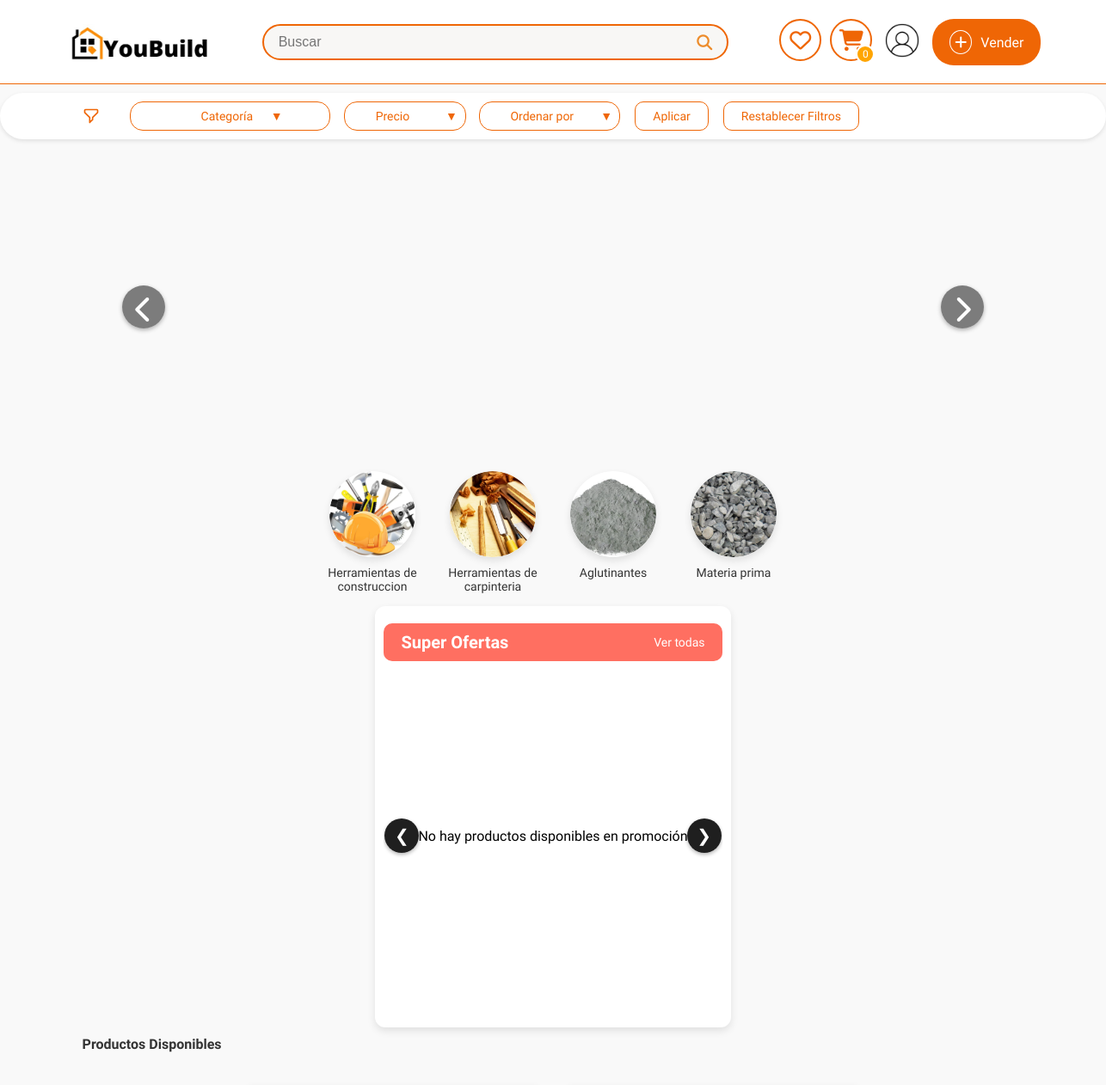
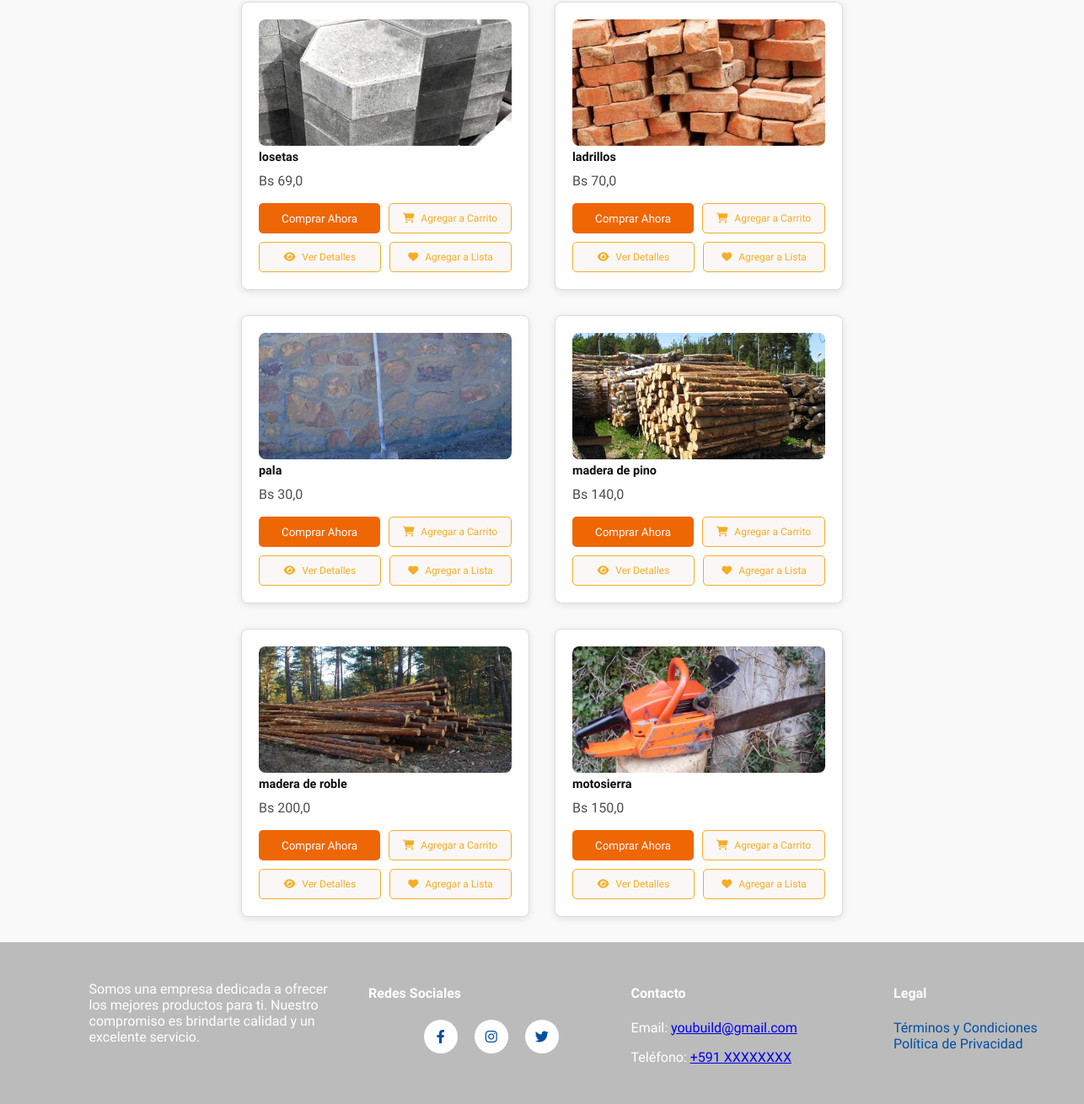
The app's page /buscar/ (signed in) with its own data (2 pictures, top to bottom).
### sistema/models.py (models this page shows, shortened)
class UsuarioDB(models.Model):
    user = models.OneToOneField(User, on_delete=models.CASCADE)
    nombre_completo = models.CharField(max_length=50, verbose_name="Nombre completo", null=True)
    municipio_fk = models.ForeignKey('MunicipioDB', on_delete=models.CASCADE, null=True, blank=True)
    direccion_1 = models.CharField(max_length=255, verbose_name="Dirección", null=True)
    telefono = models.CharField(
        max_length=15, verbose_name="Número de celular",
        validators=[RegexValidator(regex=r'^\+?1?\d{9,15}$', message="El número debe estar en el formato: '+59199999999'. Hasta 15 dígitos.")]
    )
    imagen_perfil = models.ImageField(upload_to='perfil/', null=True, blank=True, default='perfil/perfil.png',verbose_name="Foto de perfil")
    qr_imagen = models.ImageField(upload_to='qr/', null=True, blank=True, verbose_name="Código QR")
    intentos_fallidos_password = models.IntegerField(default=0)
    bloqueo_password_hasta = models.DateTimeField(null=True, blank=True)
    class Meta:
        verbose_name = "Perfil de Usuario"
        verbose_name_plural = "Perfiles de Usuarios"

class CategoriaDb(models.Model):
    nombre = models.CharField(max_length=50, verbose_name="Nombre de la categoría")
    imagen = models.ImageField(upload_to='categorias/', null=True, blank=True, verbose_name="Imagen de la categoría")  # Campo de imagen
    class Meta:
        verbose_name = "Categoría"
        verbose_name_plural = "Categorías"

class ProductoDb(models.Model):
    ESTADO_CHOICES = [
        ('disponible', 'Disponible'),
        ('promocion', 'En Promoción'),
        ('vendido', 'Vendido'),
    ]
    nombre = models.CharField(max_length=50, verbose_name="Nombre")
    detalle = models.TextField(max_length=500, verbose_name="Detalle")
    precio = models.FloatField(verbose_name="Precio", validators=[MinValueValidator(0.0), MaxValueValidator(99999.9)])
    descuento = models.FloatField(default=0.0, validators=[MinValueValidator(0.0), MaxValueValidator(100.0)], verbose_name="Descuento (%)")
    estado = models.CharField(max_length=10, choices=ESTADO_CHOICES, default='disponible', verbose_name="Estado del Producto")
    fecha_inicio_promocion = models.DateTimeField(null=True, blank=True, verbose_name="Inicio de Promoción")
    fecha_fin_promocion = models.DateTimeField(null=True, blank=True, verbose_name="Fin de Promoción")
    disponible = models.BooleanField(default=True, verbose_name="Disponible para la venta")  # Para activar o desactivar el producto manualmente
    categoria_fk = models.ForeignKey(CategoriaDb, on_delete=models.CASCADE, null=True, blank=True)
    usuario_fk = models.ForeignKey(UsuarioDB, on_delete=models.CASCADE, null=True, blank=True)
    municipio_fk = models.ForeignKey(MunicipioDB, on_delete=models.CASCADE, null=True, blank=True, verbose_name="Municipio")
    direccion_1 = models.CharField(max_length=255, verbose_name="Dirección 1", null=True, blank=True)
    visitas = models.PositiveIntegerField(default=0, verbose_name="Visitas")
    cantidad = models.IntegerField(default=1)
    class Meta:
        db_table = "productos"
        verbose_name = "Producto"
        verbose_name_plural = "Productos"

class ImagenProductoDB(models.Model):
    producto_fk = models.ForeignKey(ProductoDb, on_delete=models.CASCADE, related_name="imagenes")
    imagen = models.ImageField(upload_to="productos", null=True)
    class Meta:
        verbose_name = "Imagen"
        verbose_name_plural = "Imágenes"

### sistema/views.py (the view)
# urls.py: path('buscar/', buscar_view, name='buscar'),
def buscar_view(request):
    q = request.GET.get('q', '')
    productos = ProductoDb.objects.filter(nombre__icontains=q)
    categorias = CategoriaDb.objects.all()
    favoritos_ids = []
    pag = 'index.html'
    if request.user.is_authenticated:
        pag = 'home.html'
        favoritos_ids = ListaFavoritosDB.objects.filter(usuario=request.user.usuariodb).values_list('producto_id', flat=True)
        print("Productos en favoritos:", list(favoritos_ids))
    request.session['productos_busqueda'] = [producto.id for producto in productos]
    return render(request, pag, {'producto': productos, 'categorias': categorias, "favoritos_ids": favoritos_ids,})

### sistema/templates/home.html (shortened to what this page needs)
<!DOCTYPE html>
{% extends 'layoutReg.html' %}
{% load static %}
{% block extra_styles %}
<link rel="stylesheet" href="{% static 'resultadosVacios.css' %}" />
<link rel="stylesheet" href="{% static 'style.css' %}" />
<link rel="stylesheet" href="{% static 'listaProduct.css' %}" />
<link rel="stylesheet" href="{% static 'filtros.css' %}" />
<link rel="stylesheet" href="{% static 'Categorias.css' %}" />
<link rel="stylesheet" href="{% static 'CarruselOfert.css' %}" />
{% endblock %}
{% block content %}
<main>
  <form id="filtro-form" method="POST" action="{% url 'filtro_productos' %}">
    <div class="filtros">
        <select id="categoria" name="categoria">
            <option value="" style="display: none;">Categoría&nbsp;&nbsp;&nbsp;&nbsp;&nbsp;&nbsp;▼</option>
        </select>
        <select id="precio" name="precio" onchange="updatePrices()">
            <option value="" style="display: none;">Precio&nbsp;&nbsp;&nbsp;&nbsp;&nbsp;&nbsp;&nbsp;&nbsp;&nbsp;&nbsp;&nbsp;&nbsp;▼</option>
        </select>
        <select id="ordenar" name="ordenar">
            <option value="" style="display: none;">Ordenar por&nbsp;&nbsp;&nbsp;&nbsp;&nbsp;&nbsp;&nbsp;&nbsp;&nbsp;▼</option>
        </select>
        <button id ="aplicar-filtros" type="submit">Aplicar</button>
        <button id="reset-filtros" type="button" onclick="reestablecerFiltros()">Restablecer Filtros</button>
    </div>
  </form>
  <div class="carousel-container">
    <button class="carousel-button prev">
      <i class="fas fa-chevron-left"></i>
    </button>
    <button class="carousel-button next">
      <i class="fas fa-chevron-right"></i>
    </button>
  </div>
<div class="categories-section">
    <form id="categoria-filtro-form" method="POST" action="{% url 'filtro_productos' %}">
      <div class="categories-container">
        {% for categoria in categorias %}
          <button type="button" class="category-item" name="categoria" value="{{ categoria.id }}" onclick="filtrarPorCategoria('{{ categoria.id }}')">
            <img src="{{ categoria.imagen.url }}" alt="{{ categoria.nombre }}">
            <p class="category-name">{{ categoria.nombre }}</p>
          </button>
        {% endfor %}
      </div>
    </form>
  </div>
  <div class="super-offers-carousel">
    <div class="super-offers-header">
        <span class="super-offers-title">Super Ofertas</span>
        <a href="#" class="super-offers-view-all">Ver todas</a>
    </div>
    <div class="super-offers-content">
        <button class="super-offers-btn super-offers-left-btn">&#10094;</button>
        {% if productos_oferta %}
            {% for producto in productos_oferta %}
                {% if producto.estado == "promocion" %}
                    <div class="super-offers-item">
                        {% if producto.imagenes.exists %}
                            <img src="{{ producto.imagenes.first.imagen.url }}" alt="{{ producto.nombre }}">
                        {% else %}
                            <img src="{% static 'path/to/default_image.jpg' %}" alt="{{ producto.nombre }}">
                        {% endif %}
                        <div class="super-offers-details">
                            <h3>{{ producto.nombre }}</h3>
                            <p class="super-offers-original-price">Bs {{ producto.precio }}</p>
                            <p class="super-offers-discounted-price">Bs {{ producto.precio_final }}</p>
                            <p class="super-offers-discount-rate">{{ producto.descuento }} % OFF</p>
                            <button class="super-offers-details-btn">Ver Detalles</button>
                        </div>
                    </div>
                {% endif %}
            {% endfor %}
        {% else %}
            <div class="super-offers-no-products">
                <p>No hay productos disponibles en promoción</p>
            </div>
        {% endif %}
        <button class="super-offers-btn super-offers-right-btn">&#10095;</button>
    </div>
  </div>
  <h2 class="products-title">Productos Disponibles</h2>
  <div class="products-container">
    {% for producto in producto %}
      <div class="product">
          <img src="{{ producto.imagenes.first.imagen.url }}" alt="{{ producto.nombre }}" />
          <h3>{{ producto.nombre }}</h3>
          <p>Bs {{ producto.precio }}</p>
          <div class="buttons-container">
              <div class="button-row">
                  <button class="btn buy-now">Comprar Ahora</button>
                  <button class="btn add-to-cart" onclick="agregarAlCarrito({{ producto.id }})">
                      <i class="fas fa-shopping-cart"></i> Agregar a Carrito
                  </button>
              </div>
              <div class="button-row">
                  <button class="btn add-to-view" onclick="verDetalles({{ producto.id }})">
                      <i class="fas fa-eye"></i> Ver Detalles
                  </button>
                  <button
                        class="btn add-to-list"
                        onclick="agregarAFavoritos({{ producto.id }})"
                        id="favorito-btn-{{ producto.id }}">
                        <i class="fas fa-heart"></i>
                        {% if producto.id in favoritos_ids %}
                            En Favoritos
                        {% else %}
                            Agregar a Lista
                        {% endif %}
                    </button>
              </div>
          </div>
      </div>
    {% endfor %}
  </div>
</main>
{% endblock %}

### sistema/templates/layoutReg.html (shortened to what this page needs)
{% load static %}
<html lang="en">
  <head>
    <link rel="stylesheet" href="https://cdnjs.cloudflare.com/ajax/libs/font-awesome/6.4.0/css/all.min.css" />
    <link rel="stylesheet" href="{% static 'style.css' %}" />
    <link rel="stylesheet" href="{% static 'layoutReg.css' %}" />
    <link rel="stylesheet" href="{% static 'topbar.css' %}">
    {% block extra_styles %}
    {% endblock %}
  </head>
  <body>
    <header>
      <div class="topbar-background">
      <div class="topbar-container">
        <div class="topbar-left">
          <a href="/home " class="logo"><img src="{% static 'logo.jpeg' %}" alt="Logo" width="125" /></a>
        </div>
        <div class="topbar-center">
          <form action="{% url 'buscar' %}" method="GET" onsubmit="return validateSearch()">
            <div class="search-box">
              <input type="text" placeholder="Buscar" name="q" maxlength="20" pattern="[A-Za-z0-9\s]+" required>
              <button><i class="fa fa-search"></i></button>
            </div>
          </form>
        </div>
        <div class="topbar-right">
          <a href="{% url 'listaFavoritos' %}" class="icon-btn"><i class="fa-regular fa-heart"></i></a>
          <a href="{% url 'Carrito' %}" class="icon-btn"><i class="fa fa-shopping-cart"></i><span class="cart-count">{{ cart_count }}</span></a>
          <div class="profile-menu-container">
            <a href="#" class="profile-icon" onclick="toggleMenu(event)">
                <img src="{{ usuario.imagen_perfil.url }}" alt="Foto de Perfil" class="profile-pic" />
            </a>
          </div>
          <a href="{% url 'vender' %}" class="btn-sell">
            <i class="fas fa-plus"></i> Vender
          </a>
        </div>
      </div>
    </header>
    <div>
      {% block content %}{% endblock %}
    </div>
    <footer>
      <div class="footer-container">
        <div class="footer-description">
          <p>Somos una empresa dedicada a ofrecer los mejores productos para ti. Nuestro compromiso es brindarte calidad y un excelente servicio.</p>
        </div>
        <div class="footer-links">
          <h4>Redes Sociales</h4>
          <div class="social-buttons">
            <a href="https://facebook.com" target="_blank" class="social-button facebook"><i class="fab fa-facebook-f"></i></a>
            <a href="https://instagram.com" target="_blank" class="social-button instagram"><i class="fab fa-instagram"></i></a>
            <a href="https://twitter.com" target="_blank" class="social-button twitter"><i class="fab fa-twitter"></i></a>
          </div>
        </div>
        <div class="footer-contact">
          <h4>Contacto</h4>
          <p>
            Email: <a href="mailto:youbuild@gmail.com">youbuild@gmail.com</a>
          </p>
          <p>
            Teléfono: <a href="tel:+591XXXXXXXX">+591 XXXXXXXX</a>
          </p>
        </div>
        <div class="footer-legal">
          <h4>Legal</h4>
          <ul>
            <li>
              <a href="#terminos-condiciones">Términos y Condiciones</a>
            </li>
            <li>
              <a href="#politica-privacidad">Política de Privacidad</a>
            </li>
          </ul>
        </div>
      </div>
    </footer>
  </body>
</html>

### records on screen
UsuarioDB: imagen_perfil (picture)
CategoriaDb: {{ categoria.id }} 1 (drawn), imagen (picture), nombre "Herramientas de construccion"
CategoriaDb: {{ categoria.id }} 2 (drawn), imagen (picture), nombre "Herramientas de carpinteria"
CategoriaDb: {{ categoria.id }} 3 (drawn), imagen (picture), nombre "Aglutinantes"
CategoriaDb: {{ categoria.id }} 4 (drawn), imagen (picture), nombre "Materia prima"
ProductoDb: imagenes.first.imagen (picture), nombre "losetas", precio "69,0", shows "Agregar a Lista"
ProductoDb: imagenes.first.imagen (picture), nombre "ladrillos", precio "70,0", shows "Agregar a Lista"
ProductoDb: imagenes.first.imagen (picture), nombre "pala", precio "30,0", shows "Agregar a Lista"
ProductoDb: imagenes.first.imagen (picture), nombre "madera de pino", precio "140,0", shows "Agregar a Lista"
ProductoDb: imagenes.first.imagen (picture), nombre "madera de roble", precio "200,0", shows "Agregar a Lista"
ProductoDb: imagenes.first.imagen (picture), nombre "motosierra", precio "150,0", shows "Agregar a Lista"

### other values on screen
{{ cart_count }} "0"
